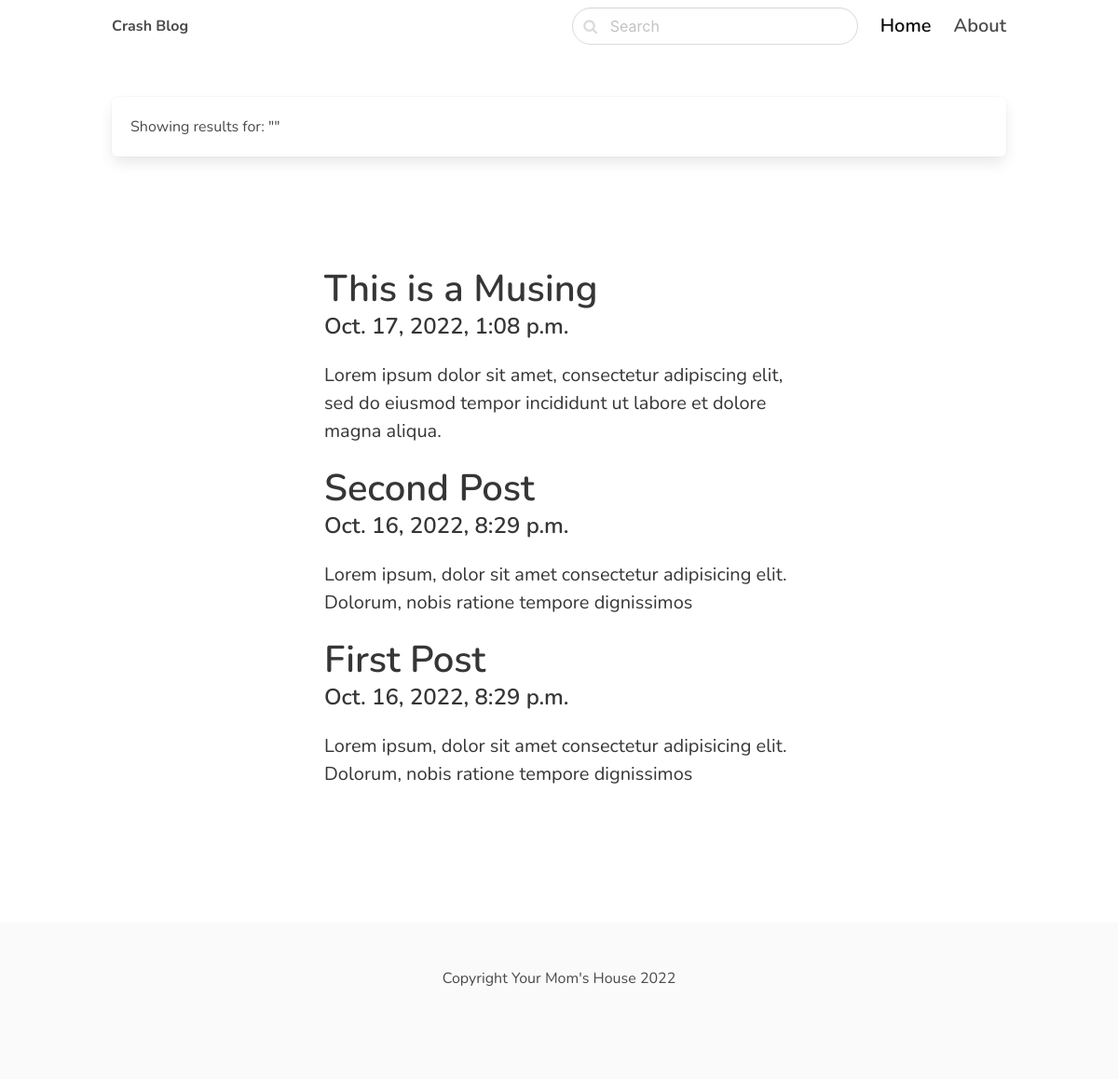
The app's page /search/ with its own data.
### blog/models.py (models this page shows, shortened)
class Post(models.Model):
    ACTIVE = 'active'
    DRAFT = 'draft'
    CHOICES_STATUS = (
        (ACTIVE, 'Active'),
        (DRAFT, 'Draft')
    )
    category = models.ForeignKey(
        Category, related_name='posts', on_delete=models.CASCADE)
    title = models.CharField(max_length=255)
    slug = models.SlugField()
    intro = models.TextField()
    body = models.TextField()
    created_at = models.DateTimeField(auto_now_add=True)
    status = models.CharField(
        max_length=10, choices=CHOICES_STATUS, default=ACTIVE)
    image = models.ImageField(upload_to='uploads/', blank=True, null=True)
    class Meta:
        ordering = ('-created_at',)

### blog/views.py (the view)
# urls.py: path('search/', views.search, name='search'),
def search(request):
    query = request.GET.get('query', '')
    posts = Post.objects.filter(status=Post.ACTIVE).filter(
        Q(title__icontains=query) | Q(body__icontains=query))
    return render(request, 'blog/search.html', {'posts': posts, 'query': query})

### blog/templates/blog/search.html (shortened to what this page needs)
{% extends 'core/base.html' %}
{% block content %}
    <section class="hero">
    <h1 class="media box">Showing results for: "{{ query }}"</h1>
    <div class="hero-body">
      <div class="container">
        <section class="section">
            <div class="columns">
            <div class="column is-8 is-offset-2">
                {% for post in posts %}
                <div class="content is-medium">
                    <a href="{% url 'post_detail' post.category.slug post.slug %}">
                        <h1 class="title">{{post.title}}</h1>
                        <h4 class="subtitle is-4">{{post.created_at}}</h4>
                        <p class="has-text-dark">{{post.intro}}</p>
                    </a>
                </div>
                {% empty %}
                <div class="content">
                  <p>Your search yeilded no results :(</p>
                </div>
                {% endfor %}
            </div>
            </div>
        </section>
      </div>
    </div>
  </section>
{% endblock %}

### core/templates/core/base.html (shortened to what this page needs)
<!DOCTYPE html>
<html>
    <head>
        <link rel="stylesheet" href="https://unpkg.com/bulma@0.9.3/css/bulma.min.css">
        <link href="https://stackpath.bootstrapcdn.com/font-awesome/4.7.0/css/font-awesome.min.css" rel="stylesheet">
    </head>
    <body>
        <nav class="navbar">
    <div class="container">
      <div class="navbar-brand">
        <a class="navbar-item" href="/">
          <strong>Crash Blog</strong>
        </a>
      </div>
      <div id="navbarMenu" class="navbar-menu">
        <div class="navbar-end">
          <div class=" navbar-item">
            <form method="GET" action="{% url 'search' %}">
              <div class="control has-icons-left">
                <input class="input is-rounded" name="query" type="text" placeholder="Search">
                <span class="icon is-left">
                </span>
              </div>
            </form>
          </div>
          <a href="/" class="navbar-item is-active is-size-5 has-text-weight-semibold">
            Home
          </a>
          <a href="{% url 'about' %}" class="navbar-item is-size-5 has-text-weight-semibold">
            About
          </a>
        </div>
      </div>
    </div>
  </nav>
        <section class="section">
            <div class="container">
                {% block content %}
                {% endblock %}
            </div>
        </section>
        <footer class="footer">
            <div class="content has-text-centered">
                <p>
                    Copyright Your Mom's House 2022
                </p>
            </div>
        </footer>
    </body>
</html>

### core/templates/core/base.html (style rules this page uses)
body { font-family: 'Nunito', sans-serif; }
nav.navbar { height: 6rem !important; box-shadow: 0 1px 3px 0 rgba(0, 0, 0, .1), 0 1px 2px 0 rgba(0, 0, 0, .06) !important; }

### records on screen
Post: title "This is a Musing", created_at "Oct. 17, 2022, 1:08 p.m.", intro "Lorem ipsum dolor sit amet, consectetur adipiscing elit, sed do eiusmod tempor incididunt ut labore et dolore magna aliqua."
Post: title "Second Post", created_at "Oct. 16, 2022, 8:29 p.m.", intro "Lorem ipsum, dolor sit amet consectetur adipisicing elit. Dolorum, nobis ratione tempore dignissimos"
Post: title "First Post", created_at "Oct. 16, 2022, 8:29 p.m.", intro "Lorem ipsum, dolor sit amet consectetur adipisicing elit. Dolorum, nobis ratione tempore dignissimos"
